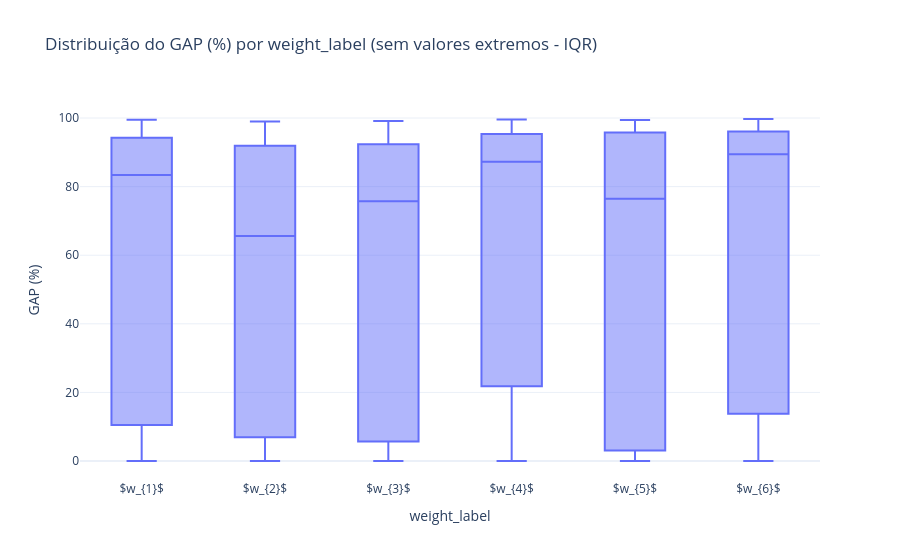

This figure's notebook cell:
### Code cell
# Assume que df, pd e px já estão disponíveis no notebook

base = df.copy()

# Usa weight_label; fallback para weigh_label se vier com esse nome
peso_col = "weight_label" if "weight_label" in base.columns else "weigh_label"
if peso_col not in base.columns:
    raise ValueError("Coluna de peso não encontrada: 'weight_label' (ou 'weigh_label').")

dados = base[[peso_col, "gap"]].copy()
dados["gap"] = pd.to_numeric(dados["gap"], errors="coerce")
dados = dados.dropna(subset=[peso_col, "gap"])

# Gap negativo vira zero
dados["gap"] = dados["gap"].clip(lower=0)

# Converte para percentual se necessário
if dados["gap"].abs().max() <= 1.5:
    dados["gap_pct"] = dados["gap"] * 100
else:
    dados["gap_pct"] = dados["gap"]

dados[peso_col] = dados[peso_col].astype(str)

# Remove extremos por grupo (IQR por weight_label)
iqr_stats = (
    dados.groupby(peso_col)["gap_pct"]
    .quantile([0.25, 0.75]).unstack()
    .rename(columns={0.25: "q1", 0.75: "q3"})
)
iqr_stats["iqr"] = iqr_stats["q3"] - iqr_stats["q1"]
iqr_stats["lim_inf"] = iqr_stats["q1"] - 1.5 * iqr_stats["iqr"]
iqr_stats["lim_sup"] = iqr_stats["q3"] + 1.5 * iqr_stats["iqr"]

dados_aux = dados.join(iqr_stats[["lim_inf", "lim_sup"]], on=peso_col)
dados_sem_extremos = dados_aux[
    (dados_aux["gap_pct"] >= dados_aux["lim_inf"]) &
    (dados_aux["gap_pct"] <= dados_aux["lim_sup"])
].drop(columns=["lim_inf", "lim_sup"])

# Resumo
resumo = (
    dados_sem_extremos.groupby(peso_col, as_index=False)
    .agg(
        n_execucoes=("gap_pct", "size"),
        gap_medio_pct=("gap_pct", "mean"),
        gap_mediano_pct=("gap_pct", "median"),
        gap_std_pct=("gap_pct", "std"),
        gap_p90_pct=("gap_pct", lambda s: s.quantile(0.90)),
        gap_min_pct=("gap_pct", "min"),
        gap_max_pct=("gap_pct", "max"),
    )
    .sort_values(peso_col)
)

display(resumo.round(3))

# Boxplot sem extremos
fig_box = px.box(
    dados_sem_extremos,
    x=peso_col,
    y="gap_pct",
    points=False,
    labels={peso_col: "weight_label", "gap_pct": "GAP (%)"},
    title="Distribuição do GAP (%) por weight_label (sem valores extremos - IQR)",
)
fig_box.update_layout(template="plotly_white")
fig_box.show()

### Figure 1 — Plotly figure (JSON) as saved in the notebook; plotly's stock layout.template omitted (floating-point values rounded to 4 significant figures; data arrays with more than 128 entries replaced by an {"elided": "..."} marker saying what was removed)
{"data": [{"alignmentgroup": "True", "boxpoints": false, "hovertemplate": "weight_label=%{x}<br>GAP (%)=%{y}<extra></extra>", "legendgroup": "", "marker": {"color": "#636efa"}, "name": "", "notched": false, "offsetgroup": "", "orientation": "v", "showlegend": false, "type": "box", "x": {"elided": "41904 str values"}, "x0": " ", "xaxis": "x", "y": {"elided": "41904 float values"}, "y0": " ", "yaxis": "y"}], "layout": {"boxmode": "group", "legend": {"tracegroupgap": 0}, "title": {"text": "Distribuição do GAP (%) por weight_label (sem valores extremos - IQR)"}, "xaxis": {"anchor": "y", "domain": [0, 1], "title": {"text": "weight_label"}}, "yaxis": {"anchor": "x", "domain": [0, 1], "title": {"text": "GAP (%)"}}}}
